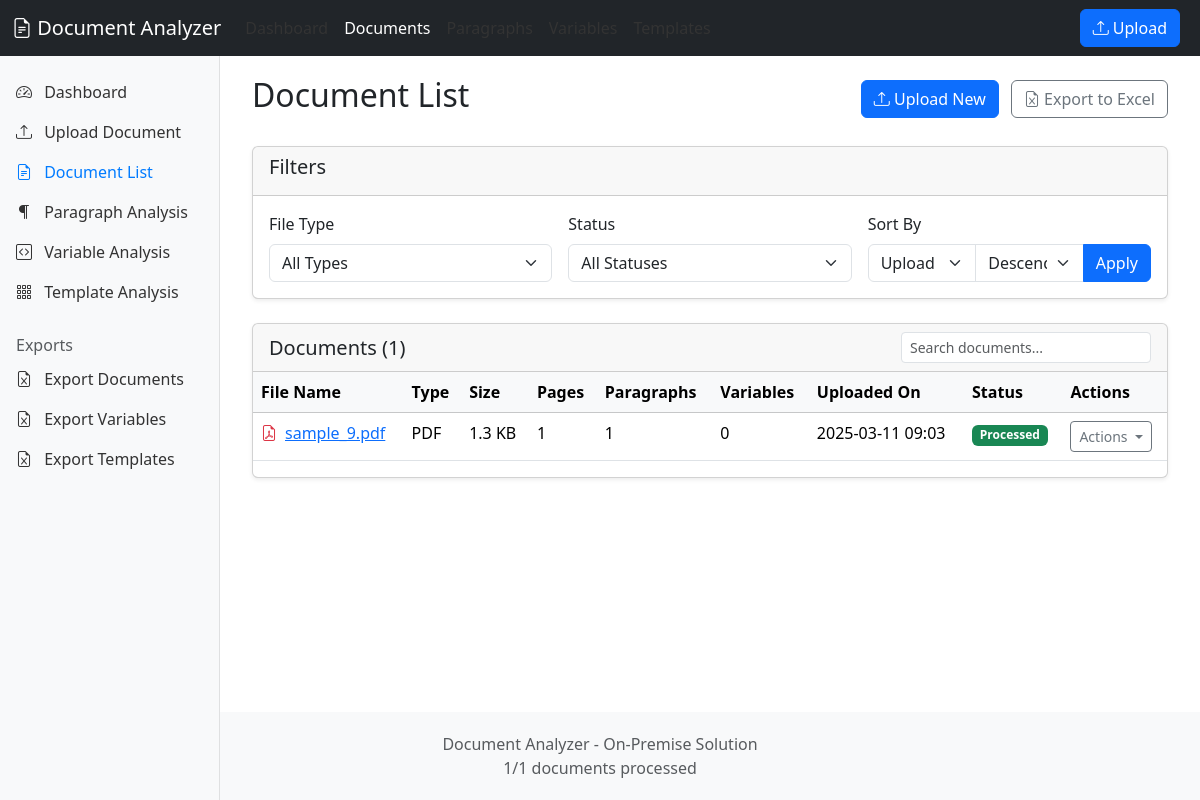
/documents, run on an earlier commit of the app's database.
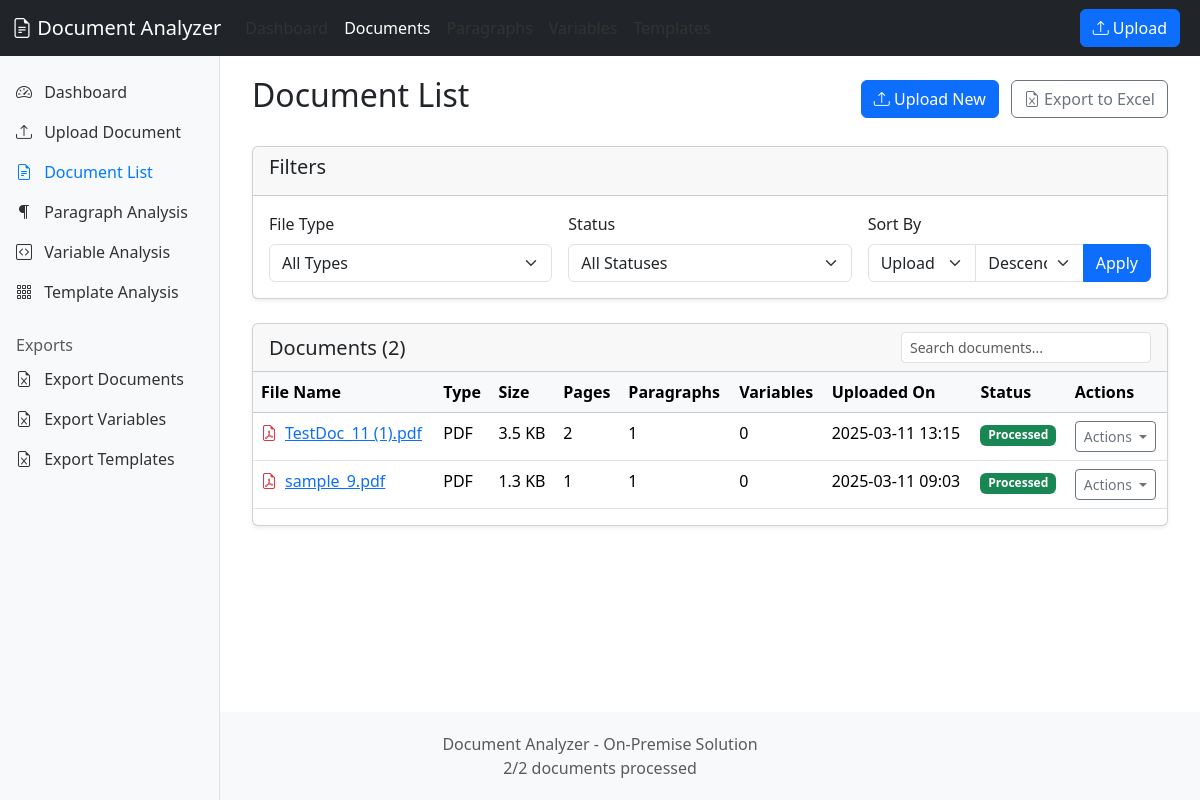
And on a later commit of the database.
### models.py (models this page shows, shortened)
class Document(db.Model):
    id = db.Column(db.Integer, primary_key=True)
    filename = db.Column(db.String(255), nullable=False)
    original_filename = db.Column(db.String(255), nullable=False)
    file_type = db.Column(db.String(10), nullable=False)  # 'pdf' or 'docx'
    file_size = db.Column(db.Integer, nullable=False)  # Size in bytes
    page_count = db.Column(db.Integer, default=0)
    upload_date = db.Column(db.DateTime, default=datetime.utcnow)
    processed = db.Column(db.Boolean, default=False)
    processing_error = db.Column(db.Text, nullable=True)
    full_text = db.Column(db.Text, nullable=True)
    layout_info = db.Column(db.Text, nullable=True)
    paragraphs = db.relationship('Paragraph', secondary=document_paragraph,
                               backref=db.backref('documents', lazy='dynamic'))
    variables = db.relationship('Variable', secondary=document_variable,
                              backref=db.backref('documents', lazy='dynamic'))
    @property
    def status(self):
        if self.processing_error:
            return 'error'
        elif self.processed:
            return 'processed'
        else:
            return 'processing'
    @property
    def paragraph_count(self):
        return len(self.paragraphs)
    @property
    def variable_count(self):
        return db.session.query(document_variable).filter_by(document_id=self.id).count()

### app.py (the view)
@app.route('/documents')
def documents():
    sort_by = request.args.get('sort', 'upload_date')
    order = request.args.get('order', 'desc')
    filter_type = request.args.get('type', 'all')
    filter_status = request.args.get('status', 'all')
    query = Document.query
    if filter_type != 'all':
        query = query.filter_by(file_type=filter_type)
    if filter_status == 'processed':
        query = query.filter_by(processed=True).filter(Document.processing_error.is_(None))
    elif filter_status == 'processing':
        query = query.filter_by(processed=False).filter(Document.processing_error.is_(None))
    elif filter_status == 'error':
        query = query.filter(Document.processing_error.isnot(None))
    if sort_by == 'upload_date':
        query = query.order_by(Document.upload_date.desc() if order == 'desc' else Document.upload_date.asc())
    elif sort_by == 'filename':
        query = query.order_by(Document.original_filename.desc() if order == 'desc' else Document.original_filename.asc())
    elif sort_by == 'file_size':
        query = query.order_by(Document.file_size.desc() if order == 'desc' else Document.file_size.asc())
    elif sort_by == 'page_count':
        query = query.order_by(Document.page_count.desc() if order == 'desc' else Document.page_count.asc())
    documents = query.all()
    return render_template('documents.html',
                          documents=documents,
                          sort_by=sort_by,
                          order=order,
                          filter_type=filter_type,
                          filter_status=filter_status)

### templates/documents.html (shortened to what this page needs)
{% extends 'base.html' %}
{% block content %}
<div class="container-fluid">
    <div class="d-flex justify-content-between align-items-center mb-4">
        <h1 class="h2">Document List</h1>
        <div>
            <a href="{{ url_for('upload') }}" class="btn btn-primary">
                <i class="bi bi-upload"></i> Upload New
            </a>
            <a href="{{ url_for('export_documents') }}" class="btn btn-outline-secondary ms-2">
                <i class="bi bi-file-earmark-excel"></i> Export to Excel
            </a>
        </div>
    </div>
    <div class="card mb-4">
        <div class="card-header">
            <h5 class="card-title">Filters</h5>
        </div>
        <div class="card-body">
            <form id="filterForm" method="get" class="row g-3">
                <div class="col-md-4">
                    <label for="type" class="form-label">File Type</label>
                    <select id="type" name="type" class="form-select">
                        <option value="all" {% if filter_type == 'all' %}selected{% endif %}>All Types</option>
                    </select>
                </div>
                <div class="col-md-4">
                    <label for="status" class="form-label">Status</label>
                    <select id="status" name="status" class="form-select">
                        <option value="all" {% if filter_status == 'all' %}selected{% endif %}>All Statuses</option>
                    </select>
                </div>
                <div class="col-md-4">
                    <label for="sort" class="form-label">Sort By</label>
                    <div class="input-group">
                        <select id="sort" name="sort" class="form-select">
                            <option value="upload_date" {% if sort_by == 'upload_date' %}selected{% endif %}>Upload Date</option>
                        </select>
                        <select id="order" name="order" class="form-select">
                            <option value="desc" {% if order == 'desc' %}selected{% endif %}>Descending</option>
                        </select>
                        <button type="submit" class="btn btn-primary">Apply</button>
                    </div>
                </div>
            </form>
        </div>
    </div>
    <div class="card">
        <div class="card-header">
            <div class="d-flex justify-content-between align-items-center">
                <h5 class="card-title mb-0">Documents ({{ documents|length }})</h5>
                <input type="text" id="documentSearch" class="form-control form-control-sm" style="width: 250px;" placeholder="Search documents...">
            </div>
        </div>
        <div class="card-body p-0">
            <div class="table-responsive">
                <table class="table table-hover">
                    <thead class="table-light">
                        <tr>
                            <th scope="col">File Name</th>
                            <th scope="col">Type</th>
                            <th scope="col">Size</th>
                            <th scope="col">Pages</th>
                            <th scope="col">Paragraphs</th>
                            <th scope="col">Variables</th>
                            <th scope="col">Uploaded On</th>
                            <th scope="col">Status</th>
                            <th scope="col">Actions</th>
                        </tr>
                    </thead>
                    <tbody>
                        {% if documents %}
                            {% for doc in documents %}
                                <tr>
                                    <td>
                                        <div class="d-flex align-items-center">
                                            {% if doc.file_type == 'pdf' %}
                                                <i class="bi bi-file-earmark-pdf text-danger me-2"></i>
                                            {% elif doc.file_type == 'docx' %}
                                                <i class="bi bi-file-earmark-word text-primary me-2"></i>
                                            {% else %}
                                                <i class="bi bi-file-earmark me-2"></i>
                                            {% endif %}
                                            <a href="{{ url_for('document_view', doc_id=doc.id) }}">
                                                {{ doc.original_filename }}
                                            </a>
                                        </div>
                                    </td>
                                    <td>{{ doc.file_type|upper }}</td>
                                    <td>{{ (doc.file_size / 1024)|round(1) }} KB</td>
                                    <td>{{ doc.page_count }}</td>
                                    <td>{{ doc.paragraph_count }}</td>
                                    <td>{{ doc.variable_count }}</td>
                                    <td>{{ doc.upload_date.strftime('%Y-%m-%d %H:%M') }}</td>
                                    <td>
                                        {% if doc.status == 'processed' %}
                                            <span class="badge bg-success">Processed</span>
                                        {% elif doc.status == 'processing' %}
                                            <span class="badge bg-warning">
                                                <span class="spinner-border spinner-border-sm" role="status" aria-hidden="true"></span>
                                                Processing
                                            </span>
                                        {% else %}
                                            <span class="badge bg-danger">Error</span>
                                        {% endif %}
                                    </td>
                                    <td>
                                        <div class="dropdown">
                                            <button class="btn btn-sm btn-outline-secondary dropdown-toggle" type="button" id="actionDropdown-{{ doc.id }}" data-bs-toggle="dropdown" aria-expanded="false">
                                                Actions
                                            </button>
                                        </div>
                                    </td>
                                </tr>
                            {% endfor %}
                        {% endif %}
                    </tbody>
                </table>
            </div>
        </div>
    </div>
</div>
{% endblock %}

### templates/base.html (shortened to what this page needs)
<!DOCTYPE html>
<html lang="en">
<head>
    {{ bootstrap.load_css() }}
    <link rel="stylesheet" href="https://cdn.jsdelivr.net/npm/bootstrap-icons@1.11.1/font/bootstrap-icons.css">
</head>
<body>
    <nav class="navbar navbar-expand-md navbar-dark bg-dark fixed-top">
        <div class="container-fluid">
            <a class="navbar-brand" href="{{ url_for('index') }}">
                <i class="bi bi-file-earmark-text"></i> Document Analyzer
            </a>
            <div class="collapse navbar-collapse" id="navbarCollapse">
                <ul class="navbar-nav me-auto mb-2 mb-md-0">
                    <li class="nav-item">
                        <a class="nav-link {% if request.endpoint == 'index' %}active{% endif %}" href="{{ url_for('index') }}">
                        </a>
                    </li>
                    <li class="nav-item">
                        <a class="nav-link {% if request.endpoint == 'documents' %}active{% endif %}" href="{{ url_for('documents') }}">
                            Documents
                        </a>
                    </li>
                    <li class="nav-item">
                        <a class="nav-link {% if request.endpoint == 'paragraphs' %}active{% endif %}" href="{{ url_for('paragraphs') }}">
                        </a>
                    </li>
                    <li class="nav-item">
                        <a class="nav-link {% if request.endpoint == 'variables' %}active{% endif %}" href="{{ url_for('variables') }}">
                        </a>
                    </li>
                    <li class="nav-item">
                        <a class="nav-link {% if request.endpoint == 'templates' %}active{% endif %}" href="{{ url_for('templates') }}">
                        </a>
                    </li>
                </ul>
                <div class="d-flex">
                    <a href="{{ url_for('upload') }}" class="btn btn-primary me-2">
                        <i class="bi bi-upload"></i> Upload
                    </a>
                </div>
            </div>
        </div>
    </nav>
    <div class="content-wrapper">
        <nav id="sidebar" class="sidebar">
            <div class="sidebar-sticky">
                <ul class="nav flex-column">
                    <li class="nav-item">
                        <a class="nav-link {% if request.endpoint == 'index' %}active{% endif %}" href="{{ url_for('index') }}">
                            <i class="bi bi-speedometer2 me-2"></i> Dashboard
                        </a>
                    </li>
                    <li class="nav-item">
                        <a class="nav-link {% if request.endpoint == 'upload' %}active{% endif %}" href="{{ url_for('upload') }}">
                            <i class="bi bi-upload me-2"></i> Upload Document
                        </a>
                    </li>
                    <li class="nav-item">
                        <a class="nav-link {% if request.endpoint == 'documents' %}active{% endif %}" href="{{ url_for('documents') }}">
                            <i class="bi bi-file-earmark-text me-2"></i> Document List
                        </a>
                    </li>
                    <li class="nav-item">
                        <a class="nav-link {% if request.endpoint == 'paragraphs' %}active{% endif %}" href="{{ url_for('paragraphs') }}">
                            <i class="bi bi-paragraph me-2"></i> Paragraph Analysis
                        </a>
                    </li>
                    <li class="nav-item">
                        <a class="nav-link {% if request.endpoint == 'variables' %}active{% endif %}" href="{{ url_for('variables') }}">
                            <i class="bi bi-code-square me-2"></i> Variable Analysis
                        </a>
                    </li>
                    <li class="nav-item">
                        <a class="nav-link {% if request.endpoint == 'templates' %}active{% endif %}" href="{{ url_for('templates') }}">
                            <i class="bi bi-grid-3x3-gap me-2"></i> Template Analysis
                        </a>
                    </li>
                </ul>
                <h6 class="sidebar-heading d-flex justify-content-between align-items-center px-3 mt-4 mb-1 text-muted">
                    <span>Exports</span>
                </h6>
                <ul class="nav flex-column mb-2">
                    <li class="nav-item">
                        <a class="nav-link" href="{{ url_for('export_documents') }}">
                            <i class="bi bi-file-earmark-excel me-2"></i> Export Documents
                        </a>
                    </li>
                    <li class="nav-item">
                        <a class="nav-link" href="{{ url_for('export_variable_analysis') }}">
                            <i class="bi bi-file-earmark-excel me-2"></i> Export Variables
                        </a>
                    </li>
                    <li class="nav-item">
                        <a class="nav-link" href="{{ url_for('export_template_analysis') }}">
                            <i class="bi bi-file-earmark-excel me-2"></i> Export Templates
                        </a>
                    </li>
                </ul>
            </div>
        </nav>
        <main class="main-content">
            {% block content %}{% endblock %}
        </main>
    </div>
    <footer class="footer text-center text-muted">
        <div class="container">
            <p class="mb-0">Document Analyzer - On-Premise Solution</p>
            <div id="processing-status"></div>
        </div>
    </footer>
</body>
</html>

### templates/base.html (style rules this page uses)
body { min-height: 100vh; display: flex; flex-direction: column; }
.content-wrapper { display: flex; flex: 1; margin-top: 56px; }
.sidebar { width: 220px; flex-shrink: 0; background-color: #f8f9fa; border-right: 1px solid rgba(0, 0, 0, .1); overflow-y: auto; height: calc(100vh - 56px); position: fixed; top: 56px; left: 0; z-index: 100; }
.sidebar-sticky { padding-top: 1rem; padding-bottom: 1rem; }
.main-content { flex-grow: 1; padding: 20px; margin-left: 220px; width: calc(100% - 220px); }
.nav-link { font-weight: 500; color: #333; padding: 0.5rem 1rem; }
.nav-link.active { color: #007bff; }
.card { box-shadow: 0 0.125rem 0.25rem rgba(0, 0, 0, 0.075); margin-bottom: 20px; }
.footer { background-color: #f8f9fa; padding: 20px 0; margin-top: auto; }

What changed in the data, as far as the page shows it:
added Document: original_filename "TestDoc_11 (1).pdf", file_type "PDF", (doc.file_size/1024)|round(1) "3.5", page_count "2", paragraph_count "1", variable_count "0", upload_date "2025-03-11 13:15", shows "Processed"
Also different on the page:
{{ documents|length }}: "1" → "2"
text written by a page script: "1/1 documents processed" → "2/2 documents processed"
